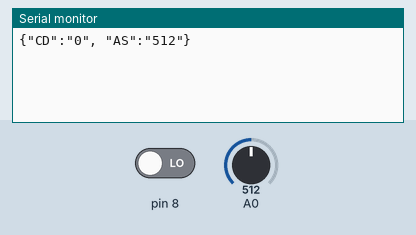
The sketch below on a simulated Arduino Uno, built with avr-gcc and run on an emulated ATmega328P. Shown: the last lines printed to the serial monitor. The inputs (shaded band) are chosen by the test bench; at power-on: A0 = 512, pin 8 LOW.

Above: at 1.8 s.
1.9 s: A0 set to 716
At 2.9 s:
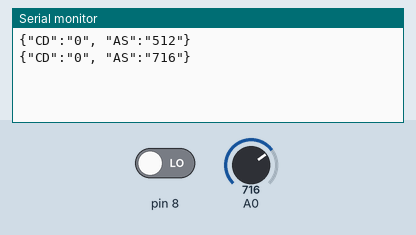
3.4 s: pin 8 driven HIGH
At 4.4 s:
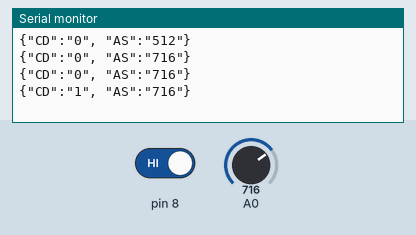
4.9 s: A0 set to 900
At 5.9 s:
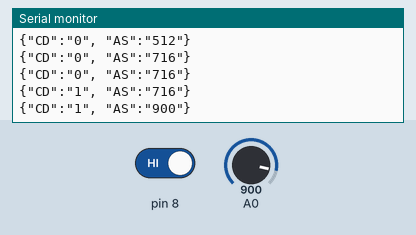
6.4 s: pin 8 driven LOW
At 8.0 s:
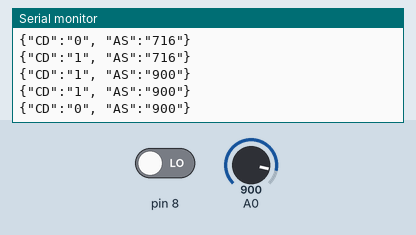
Timing chart, 0 to 8.9 s (numbered marks = the images above; inputs shaded):
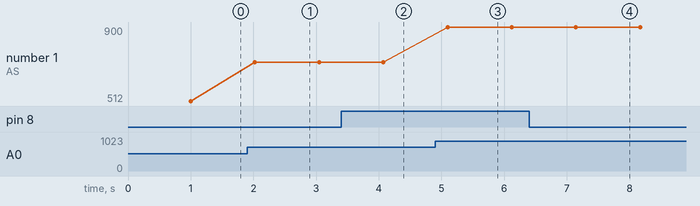

The sketch:

json_arduino_uart.ino
```cpp
#include <ArduinoJson.h>
#include <SoftwareSerial.h>

#define Rx 10
#define Tx 12
SoftwareSerial mySerial(Rx,Tx); //Khởi tạo cổng serial mềm

#define camBienChuyenDong 8
#define camBienAnhSang A0


// String inputString = "";
// bool stringComplete = false;


String ChuoiSendEsp = "";
long chuyenDong = 0;
long anhSang = 0;
long last = 0;

void setup() {
  Serial.begin(9600);
  mySerial.begin(9600);

  last = millis();
}

void loop() {
  if(millis() - last >= 1000){
    camBien();
    DataJson( String(chuyenDong), String(anhSang) );
    last = millis();
  }

}
void camBien(){
  chuyenDong = digitalRead(8);
  anhSang = analogRead(A0);
}

void DataJson(String chuyenDong, String anhSang){
  // {"CD":"giatrichuyendong" , "AS":"giatrianhsang"}
  ChuoiSendEsp ="{\"CD\":\"" + String(chuyenDong) + "\", \"AS\":\"" + String(anhSang) + "\"}";

  Serial.println(ChuoiSendEsp);

  mySerial.print(ChuoiSendEsp);

}
```

Measured:
- after the input at 1.9 s, the serial monitor: prints a new line after 0.13 s (image 1)
- after the input at 3.4 s, the serial monitor: prints a new line after 0.67 s (image 2)
- after the input at 4.9 s, the serial monitor: prints a new line after 0.20 s (image 3)
- after the input at 6.4 s, the serial monitor: prints a new line after 0.75 s (image 4)
- plotted number 1: 512 → 716 after the input at 1.9 s, 716 → 900 after the input at 4.9 s
